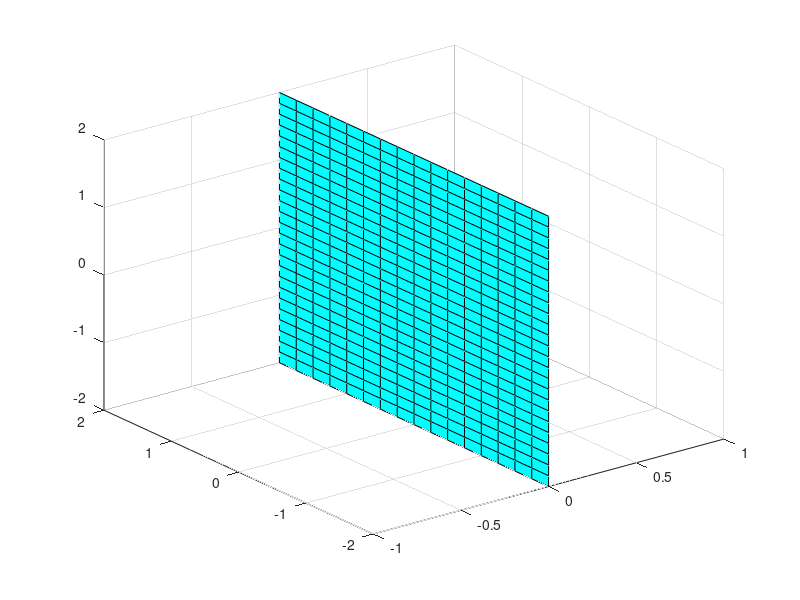

This chart was generated by the following MATLAB code:
%%
close('all');
clear;
clc;

%%
[x,y,z] = meshgrid(-2:.2:2,-2:.25:2,-2:.16:2);
v = x.*exp(-x.^2-y.^2-z.^2);
xslice = [0]; 
yslice = []; 
zslice = [];
slice(x,y,z,v,xslice,yslice,zslice)
colormap hsv